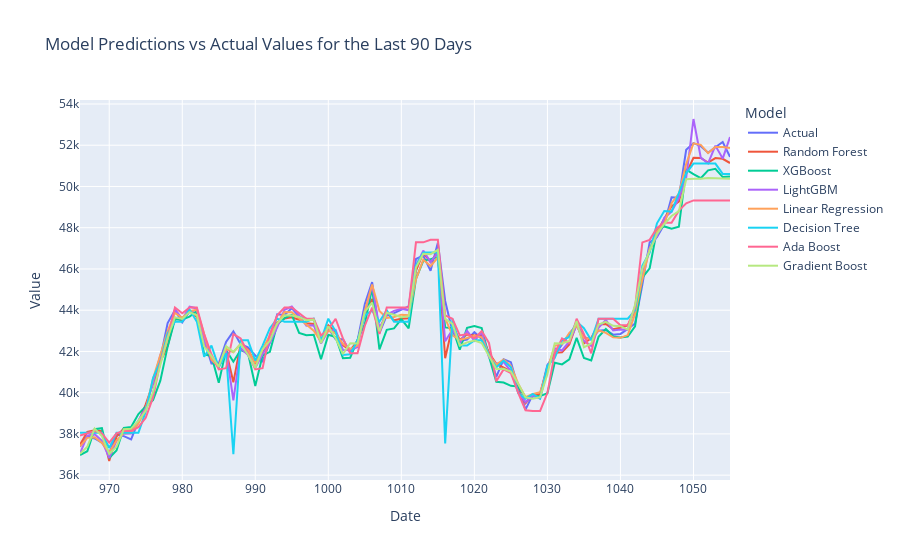

Notebook cell for this chart:
### Markdown cell above
## Visualizing scores and forecast

### Code cell
predictions_df = pd.DataFrame({
    'Date': data_valid.index,
    'Actual': valid_y,
    'Linear Regression': y_pred_linear_reg,
    'Decision Tree': y_pred_decision_tree,
    'Random Forest': y_pred_random_forest, 
    'XGBoost': y_pred_xgb,
    'LightGBM': y_pred_lgb,
    'Ada Boost': y_pred_adaboost,
    'Gradient Boost': y_pred_gradient_boosting    
})

melted_df = predictions_df.melt(id_vars='Date', value_vars=['Actual', 'Random Forest', 'XGBoost', 'LightGBM', 'Linear Regression','Decision Tree','Ada Boost','Gradient Boost'], var_name='Model', value_name='Value')
fig = px.line(melted_df, x='Date', y='Value', color='Model', title='Model Predictions vs Actual Values for the Last 90 Days')
fig.show()
